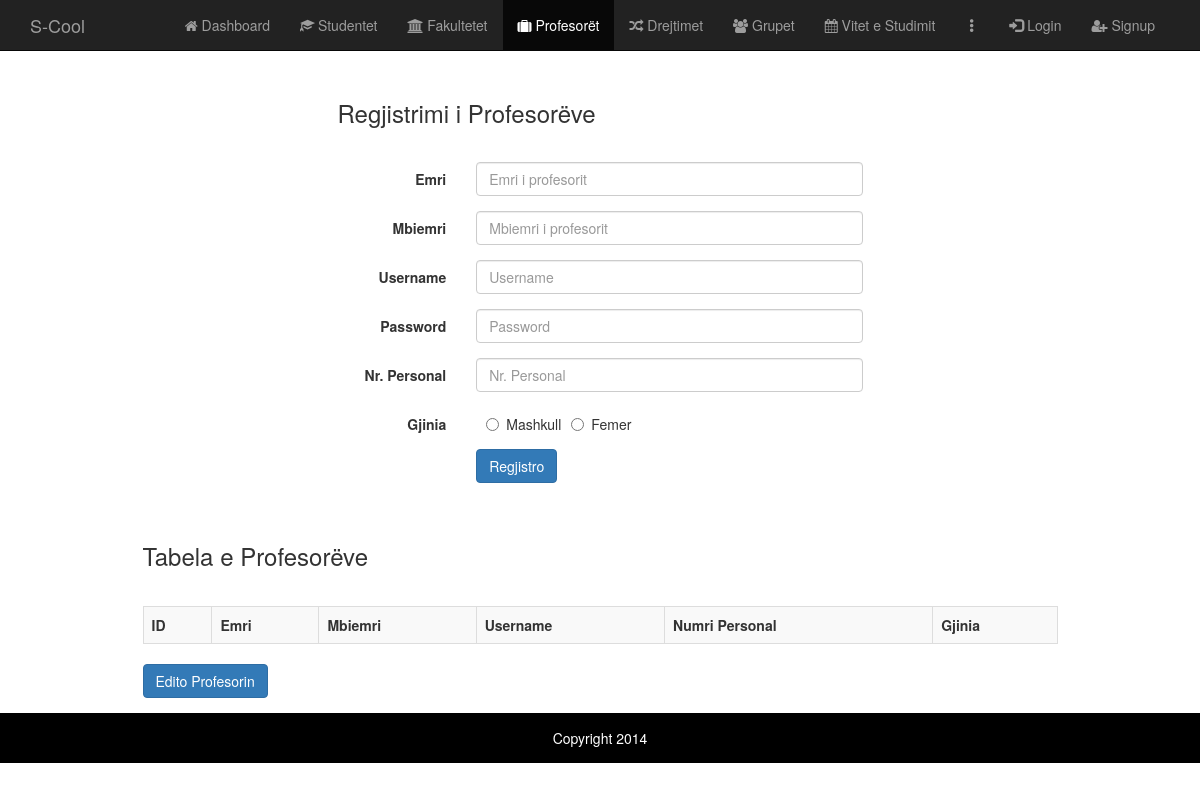
The page /WebContent/adminPage/profesoret.php on the database as committed earlier.
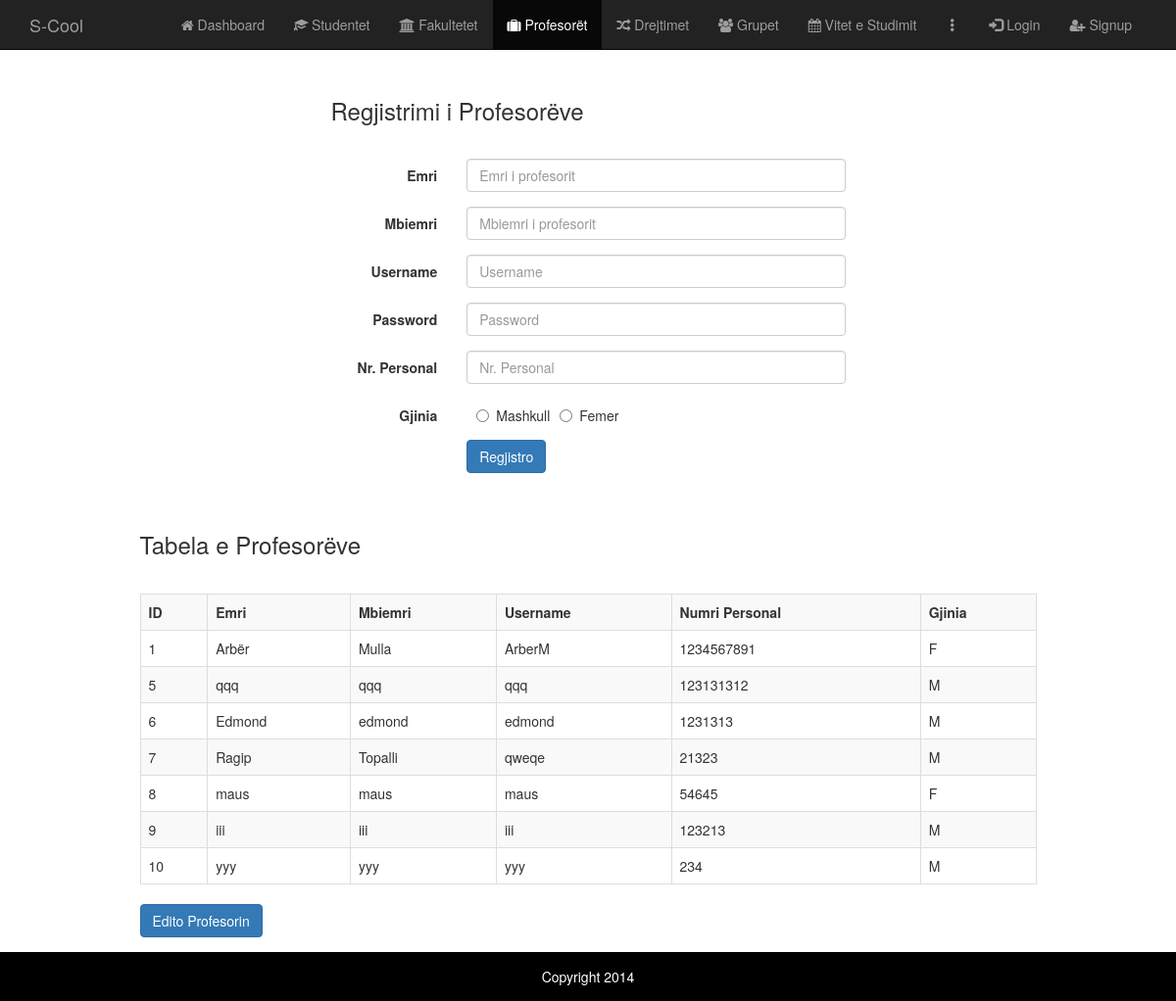
The same page on the database as committed later.
### tables this page shows
CREATE TABLE `profesori` (
  `ID` int(11) NOT NULL,
  `Emri` varchar(20) NOT NULL,
  `Mbiemri` varchar(20) NOT NULL,
  `UserName` varchar(20) NOT NULL,
  `Password` char(76) NOT NULL,
  `Nr_personal` int(11) NOT NULL,
  `Gjinia` char(1) NOT NULL,
  `FR_Fakulltetit` int(11) DEFAULT NULL,
  `fk_Drejtimit` int(11) DEFAULT NULL
);

### BL/Profesori.php (the view, shortened to what this page needs)
<?php
class Profesori {
    public function selectAll()
    {
        $sqlConnection = new SQLConnection();
        $con = $sqlConnection->connection();
        $sql = "SELECT * FROM Profesori";
        $result = mysqli_query($con, $sql);
        if(mysqli_num_rows($result) > 0)
        {
            while($row = mysqli_fetch_assoc($result))
            {
                echo "<tr onclick='indeksiReshtit(this)'><td>".$row['ID']."</td>"
                        . "<td>".$row['Emri']."</td>"
                        . "<td>".$row['Mbiemri']."</td>"
                        . "<td>".$row['UserName']."</td>"
                        . "<td>".$row['Nr_personal']."</td>"
                        . "<td>".$row['Gjinia']."</td>";
            }
        }
    }
}

### WebContent/adminPage/profesoret.php (shortened to what this page needs)
<!DOCTYPE html>
<html>
<head>
    <link href="bootstrap/css/bootstrap.min.css" rel="stylesheet">
    <link href="css/style.css" rel="stylesheet">
    <link rel="stylesheet" href="font/css/font-awesome.min.css" />
</head>
<body>
    <div class="header">
        <nav class="navbar navbar-inverse navbar-fixed-top" role="navigation">
            <div class="container">
                <div class="navbar-header">
                    <a class="navbar-brand" href="index.html">S-Cool</a>
                </div>
                <div class="collapse navbar-collapse" id="mynavbar">
                    <ul class="nav navbar-nav">
                        <li><a href="index.php"><i class="fa fa-home"></i> Dashboard</a></li>
                        <li><a href="studentet.php"><i class="glyphicon glyphicon-education"></i> Studentet</a></li>
                        <li><a href="fakultetet.php"><i class="fa fa-university"></i> Fakultetet</a></li>
                        <li class="active"><a href="profesoret.php"><i class="fa fa-suitcase"></i> Profesorët</a></li>
                        <li><a href="drejtimet.php"><i class="fa fa-random"></i> Drejtimet</a></li>
                        <li><a href="grupet.php"><i class="fa fa-group"></i> Grupet</a></li>
                        <li><a href="vitet.php"><i class="fa fa-calendar"></i> Vitet e Studimit</a></li>
                        <li><a><i class="glyphicon glyphicon-option-vertical"></i></a></li>
                        <li><a href="login.html"><i class="glyphicon glyphicon-log-in"></i> Login</a></li>
                        <li><a href="signup.html"><i class="fa fa-user-plus"></i> Signup</a></li>
                    </ul>
                </div>
            </div>
        </nav>
    </div>
    <div class="container">
        <div class="row">
            <div class="col-md-6 col-md-offset-3">
                <div class="content-box-large">
                    <div class="panel-heading">
                        <div class="panel-title">
                            <h3>Regjistrimi i Profesorëve</h3>
                        </div>
                    </div>
                    <div class="panel-body">
                        <form class="form-horizontal" role="form" action="profesoret.php" method="post">
                            <div class="form-group">
                                <label for="emriProfesorit" class="col-sm-3 control-label">Emri</label>
                                <div class="col-sm-9">
                                    <input type="text" class="form-control" id="emriProfesorit" name="emri" required="required" placeholder="Emri i profesorit">
                                </div>
                            </div>
                            <div class="form-group">
                                <label for="mbiemriProfesorit" class="col-sm-3 control-label">Mbiemri</label>
                                <div class="col-sm-9">
                                    <input type="text" class="form-control" id="mbiemriProfesorit" name="mbiemri" required="required" placeholder="Mbiemri i profesorit">
                                </div>
                            </div>
                            <div class="form-group">
                                <label for="usernameProfesorit" class="col-sm-3 control-label">Username</label>
                                <div class="col-sm-9">
                                    <input type="text" class="form-control" id="usernameProfesorit" name="userName" required="required" placeholder="Username">
                                </div>
                            </div>
                            <div class="form-group">
                                <label for="passwordProfesorit" class="col-sm-3 control-label">Password</label>
                                <div class="col-sm-9">
                                    <input type="password" class="form-control" id="passwordProfesorit" name="password" required="required" placeholder="Password">
                                </div>
                            </div>
                            <div class="form-group">
                                <label for="numriPersonalProfesorit" class="col-sm-3 control-label">Nr. Personal</label>
                                <div class="col-sm-9">
                                    <input type="number" class="form-control" id="numriPersonalProfesorit" name="nrPersonal" required="required" placeholder="Nr. Personal">
                                </div>
                            </div>
                            <div class="form-group">
                                <label class="col-md-3 control-label">Gjinia</label>
                                <div class="col-md-9">
                                    <label class="radio radio-inline">
                                        <input name="gjinia" value="M" type="radio">Mashkull
                                    </label>
                                    <label class="radio radio-inline">
                                        <input name="gjinia" value="F" type="radio">Femer
                                    </label>
                                </div>
                            </div>
                            <div class="form-group">
                                <div class="col-sm-offset-3 col-sm-9">
                                    <input type="submit" class="btn btn-primary" name="RsBtn" value="Regjistro">
                                </div>
                            </div>
                        </form>
                    </div>
                </div>
            </div>
        </div>
        <?php
        $emri = filter_input(INPUT_POST, 'emri');
        $mbiemri = filter_input(INPUT_POST, 'mbiemri');
        $userName = filter_input(INPUT_POST, 'userName');
        $password = filter_input(INPUT_POST, 'password');
        $nrPersonal = filter_input(INPUT_POST, 'nrPersonal');
        $gjinia = filter_input(INPUT_POST, 'gjinia');
        $s = new Profesori($emri, $mbiemri, $userName, $password, $nrPersonal, $gjinia);
        ?>
        <div class="row">
            <div class="col-md-10 col-md-offset-1">
                <div class="content-box-large">
                    <div class="panel-heading">
                        <div class="panel-title">
                            <h3>Tabela e Profesorëve</h3>
                        </div>
                    </div>
                    <div class="panel-body">
                        <table class="table table-striped table-bordered" id="tabelaProfesoreve">
                            <tr>
                                <th>ID</th>
                                <th>Emri</th>
                                <th>Mbiemri</th>
                                <th>Username</th>
                                <th>Numri Personal</th>
                                <th>Gjinia</th>
                            </tr>
                            <?php
                                $s->selectAll();
                            ?>
                        </table>
                        <button id="editButton" data-toggle="modal" data-target="#changeProfesori" class="btn btn-primary" onclick="reshtiTabele()">Edito Profesorin</button>
                    </div>
                </div>
            </div>
        </div>
    </div>
    <footer>
        <div class="container">
            <div class="copy text-center">
                Copyright 2014
            </div>
        </div>
    </footer>
</body>
</html>

### WebContent/adminPage/css/style.css (style rules this page uses)
.navbar-collapse { display: flex !important; justify-content: flex-end; }
label { float: left; text-align: center; }
footer { display: flex; height: 50px; background-color: black; color: white; justify-content: flex-end; align-items: center; }
@media (min-width: 768px) { .navbar-collapse.collapse { display: flex !important; } }
.radio-inline { vertical-align: baseline; margin-left: 10px; }

Rows that differ between the two databases and show on the page:
added profesori: ID "1", Emri "Arbër", Mbiemri "Mulla", UserName "ArberM", Nr_personal "1234567891", Gjinia "F"
added profesori: ID "5", Emri "qqq", Mbiemri "qqq", UserName "qqq", Nr_personal "123131312", Gjinia "M"
added profesori: ID "6", Emri "Edmond", Mbiemri "edmond", UserName "edmond", Nr_personal "1231313", Gjinia "M"
added profesori: ID "7", Emri "Ragip", Mbiemri "Topalli", UserName "qweqe", Nr_personal "21323", Gjinia "M"
added profesori: ID "8", Emri "maus", Mbiemri "maus", UserName "maus", Nr_personal "54645", Gjinia "F"
added profesori: ID "9", Emri "iii", Mbiemri "iii", UserName "iii", Nr_personal "123213", Gjinia "M"
added profesori: ID "10", Emri "yyy", Mbiemri "yyy", UserName "yyy", Nr_personal "234", Gjinia "M"
